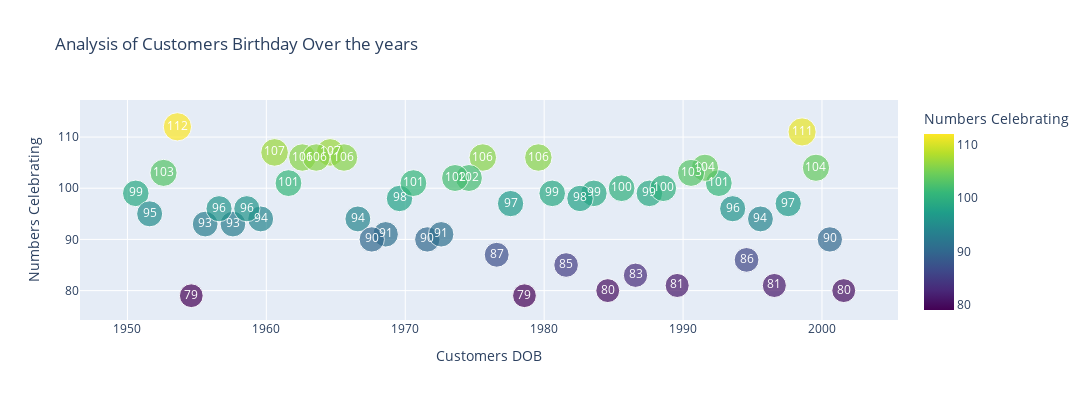

Notebook cell for this chart:
### Code cell
fig= px.scatter(birthdays_df, x='Customers DOB', y='Numbers Celebrating', color='Numbers Celebrating', 
                size='Numbers Celebrating',text='Numbers Celebrating', title='Analysis of Customers Birthday Over the years',color_continuous_scale=px.colors.sequential.Viridis)
fig.update_traces(textfont_color='#FFF')
fig.update_layout(
    width=1100, # width in pixels
    height=400 # height in pixels
    
)
fig.show()

### Figure 1 — Plotly figure (JSON) as saved in the notebook; plotly's stock layout.template omitted (floating-point values rounded to 4 significant figures)
{"data": [{"hovertemplate": "Customers DOB=%{x}<br>Numbers Celebrating=%{marker.color}<extra></extra>", "legendgroup": "", "marker": {"color": [99, 111, 99, 98, 80, 95, 106, 101, 91, 97, 104, 99, 90, 99, 93, 94, 96, 94, 100, 83, 103, 106, 97, 103, 107, 79, 107, 98, 112, 106, 101, 102, 90, 106, 81, 100, 81, 85, 90, 79, 80, 91, 87, 93, 94, 106, 96, 86, 102, 104, 101, 96], "coloraxis": "coloraxis", "size": [99, 111, 99, 98, 80, 95, 106, 101, 91, 97, 104, 99, 90, 99, 93, 94, 96, 94, 100, 83, 103, 106, 97, 103, 107, 79, 107, 98, 112, 106, 101, 102, 90, 106, 81, 100, 81, 85, 90, 79, 80, 91, 87, 93, 94, 106, 96, 86, 102, 104, 101, 96], "sizemode": "area", "sizeref": 0.28, "symbol": "circle"}, "mode": "markers+text", "name": "", "orientation": "v", "showlegend": false, "text": [99, 111, 99, 98, 80, 95, 106, 101, 91, 97, 104, 99, 90, 99, 93, 94, 96, 94, 100, 83, 103, 106, 97, 103, 107, 79, 107, 98, 112, 106, 101, 102, 90, 106, 81, 100, 81, 85, 90, 79, 80, 91, 87, 93, 94, 106, 96, 86, 102, 104, 101, 96], "textfont": {"color": "#FFF"}, "type": "scatter", "x": ["1983-07-31T00:00:00", "1998-07-27T00:00:00", "1950-08-08T00:00:00", "1969-08-03T00:00:00", "2001-07-26T00:00:00", "1951-08-08T00:00:00", "1975-08-02T00:00:00", "1992-07-28T00:00:00", "1968-08-03T00:00:00", "1977-08-01T00:00:00", "1991-07-29T00:00:00", "1980-07-31T00:00:00", "2000-07-26T00:00:00", "1987-07-30T00:00:00", "1957-08-06T00:00:00", "1959-08-06T00:00:00", "1993-07-28T00:00:00", "1966-08-04T00:00:00", "1988-07-29T00:00:00", "1986-07-30T00:00:00", "1990-07-29T00:00:00", "1962-08-05T00:00:00", "1997-07-27T00:00:00", "1952-08-07T00:00:00", "1964-08-04T00:00:00", "1954-08-07T00:00:00", "1960-08-05T00:00:00", "1982-07-31T00:00:00", "1953-08-07T00:00:00", "1965-08-04T00:00:00", "1961-08-05T00:00:00", "1974-08-02T00:00:00", "1967-08-04T00:00:00", "1979-08-01T00:00:00", "1996-07-27T00:00:00", "1985-07-30T00:00:00", "1989-07-29T00:00:00", "1981-07-31T00:00:00", "1971-08-03T00:00:00", "1978-08-01T00:00:00", "1984-07-30T00:00:00", "1972-08-02T00:00:00", "1976-08-01T00:00:00", "1955-08-07T00:00:00", "1995-07-28T00:00:00", "1963-08-05T00:00:00", "1956-08-06T00:00:00", "1994-07-28T00:00:00", "1973-08-02T00:00:00", "1999-07-27T00:00:00", "1970-08-03T00:00:00", "1958-08-06T00:00:00"], "xaxis": "x", "y": [99, 111, 99, 98, 80, 95, 106, 101, 91, 97, 104, 99, 90, 99, 93, 94, 96, 94, 100, 83, 103, 106, 97, 103, 107, 79, 107, 98, 112, 106, 101, 102, 90, 106, 81, 100, 81, 85, 90, 79, 80, 91, 87, 93, 94, 106, 96, 86, 102, 104, 101, 96], "yaxis": "y"}], "layout": {"coloraxis": {"colorbar": {"title": {"text": "Numbers Celebrating"}}, "colorscale": [[0, "#440154"], [0.1111, "#482878"], [0.2222, "#3e4989"], [0.3333, "#31688e"], [0.4444, "#26828e"], [0.5556, "#1f9e89"], [0.6667, "#35b779"], [0.7778, "#6ece58"], [0.8889, "#b5de2b"], [1, "#fde725"]]}, "height": 400, "legend": {"itemsizing": "constant", "tracegroupgap": 0}, "title": {"text": "Analysis of Customers Birthday Over the years"}, "width": 1100, "xaxis": {"anchor": "y", "domain": [0, 1], "title": {"text": "Customers DOB"}}, "yaxis": {"anchor": "x", "domain": [0, 1], "title": {"text": "Numbers Celebrating"}}}}
